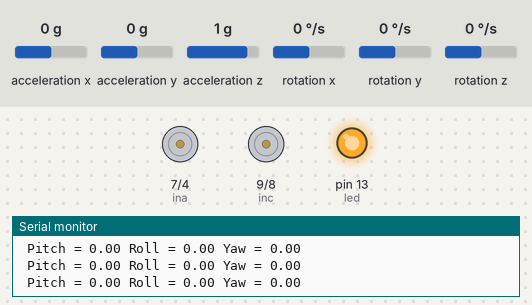
A sketch run on a simulated Arduino Uno, built with avr-gcc and run on an emulated ATmega328P. On the bench: motor-driver pin pairs drawn as motors (green arrow = first pin HIGH = forward, orange = second pin HIGH = backward, longer = more drive, scaled by the enable pin), output pins drawn as LEDs (lit = HIGH), the last lines printed to the serial monitor. The inputs (shaded band) are chosen by the test bench; at power-on: rotation z 0 °/s, acceleration x 0 g, acceleration y 0 g, acceleration z 1 g, rotation x 0 °/s, rotation y 0 °/s.

Above: at 1.2 s.
1.3 s: rotation z set to -3 °/s
At 2.7 s:
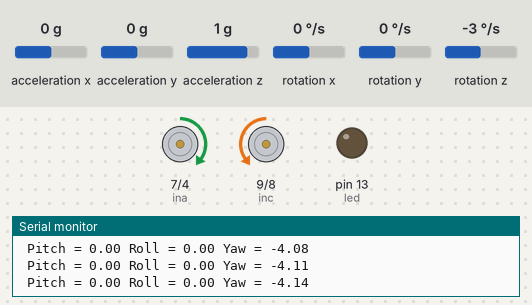
3.8 s: rotation z set to 0 °/s
6.8 s: rotation z set to 2 °/s
At 9.3 s:
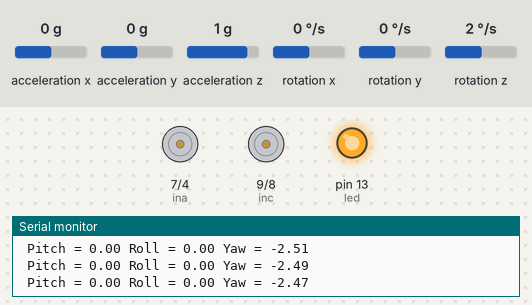
9.8 s: rotation z set to -192 °/s
At 10.2 s:
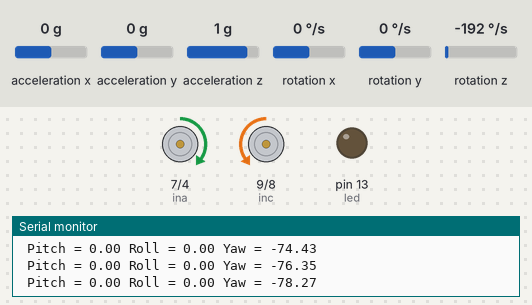
11.3 s: rotation z set to 92 °/s
14.3 s: rotation z set to 97 °/s
At 15.4 s:
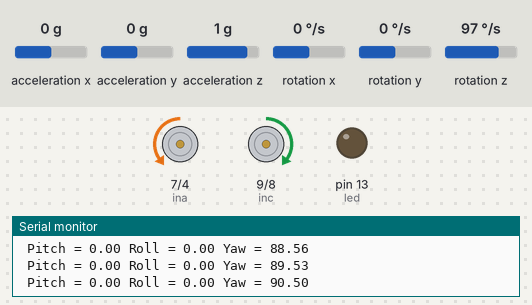
Timing chart, 0 to 16.9 s (numbered marks = the images above; inputs shaded):
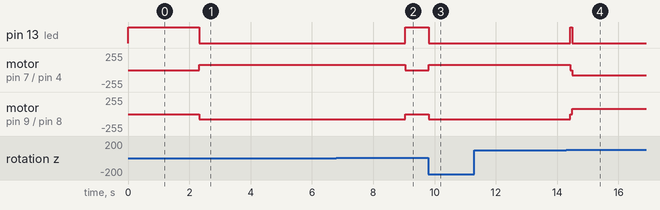

The sketch:

Gyro_controlled_Barney.ino
```cpp
#include <Wire.h>
#include <MPU6050.h>

MPU6050 mpu;

// Timers
unsigned long timer = 0;
float timeStep = 0.01;

// Pitch, Roll and Yaw values
float pitch = 0;
float roll = 0;
float yaw = 0;


int led = 13;
int ena = 5;
int enb = 6;
int ina = 7;
int inb = 4;
int inc = 9;
int ind = 8;


void setup()
{
  Serial.begin(115200);

  // Initialize MPU6050
  while(!mpu.begin(MPU6050_SCALE_2000DPS, MPU6050_RANGE_2G))
  {
    Serial.println("Could not find a valid MPU6050 sensor, check wiring!");
    delay(500);
  }

  // Calibrate gyroscope. The calibration must be at rest.
  // If you don't want calibrate, comment this line.
  mpu.calibrateGyro();

  // Set threshold sensivty. Default 3.
  // If you don't want use threshold, comment this line or set 0.
  mpu.setThreshold(3);
pinMode(led, OUTPUT);
pinMode(ena, OUTPUT);
pinMode(enb, OUTPUT);
pinMode(ina, OUTPUT);
pinMode(inb, OUTPUT);
pinMode(inc, OUTPUT);
pinMode(ind, OUTPUT);
}

void loop()
{
  timer = millis();

  // Read normalized values
  Vector norm = mpu.readNormalizeGyro();

  // Calculate Pitch, Roll and Yaw
  pitch = pitch + norm.YAxis * timeStep;
  roll = roll + norm.XAxis * timeStep;
  yaw = yaw + norm.ZAxis * timeStep;

  // Output raw
  Serial.print(" Pitch = ");
  Serial.print(pitch);
  Serial.print(" Roll = ");
  Serial.print(roll);
  Serial.print(" Yaw = ");
  Serial.println(yaw);

  // Wait to full timeStep period
  delay((timeStep*1000) - (millis() - timer));

  if ( yaw <= 3 && yaw >= -3 ) {   // you can increse the range to suit your sensor's accuracy
        digitalWrite(ina, HIGH);
        digitalWrite(inb,HIGH);
        analogWrite(ena, 0);
        digitalWrite(inc,HIGH);
        digitalWrite(ind,HIGH);
        analogWrite(enb, 0);
        digitalWrite(led, HIGH);
  }
  else {
    if ( yaw < -3 ) {
        digitalWrite(ina, HIGH);
        digitalWrite(inb,LOW);
        analogWrite(ena, 80);
        digitalWrite(inc,LOW);
        digitalWrite(ind,HIGH);
        analogWrite(enb, 80);
        digitalWrite(led, LOW);
  }

  else {
        digitalWrite(ina, LOW);
        digitalWrite(inb,HIGH);
        analogWrite(ena, 80);
        digitalWrite(inc,HIGH);
        digitalWrite(ind,LOW);
        analogWrite(enb, 80);
         digitalWrite(led, LOW);
  }

  }
}
```

Measured:
- the behaviour switches between -1 and -2 °/s on rotation z (found by bisection; images 0 and 1)
- the behaviour switches between 1 and 2 °/s on rotation z (found by bisection; images 1 and 2)
- the behaviour switches between 96 and 97 °/s on rotation z (found by bisection; images 3 and 4)
- after the input at 1.3 s, pin 13 (led): HIGH → LOW after 1.0 s; motor on pin 7 (ina) / pin 4 (inb): stopped → forward 80/255 after 1.0 s; motor on pin 9 (inc) / pin 8 (ind): stopped → backward 80/255 after 1.0 s
- after the input at 6.8 s, pin 13 (led): LOW → HIGH after 2.2 s; motor on pin 7 (ina) / pin 4 (inb): forward 80/255 → stopped after 2.2 s; motor on pin 9 (inc) / pin 8 (ind): backward 80/255 → stopped after 2.2 s
- after the input at 9.8 s, pin 13 (led): HIGH → LOW at once; motor on pin 7 (ina) / pin 4 (inb): stopped → forward 80/255 at once; motor on pin 9 (inc) / pin 8 (ind): stopped → backward 80/255 at once
